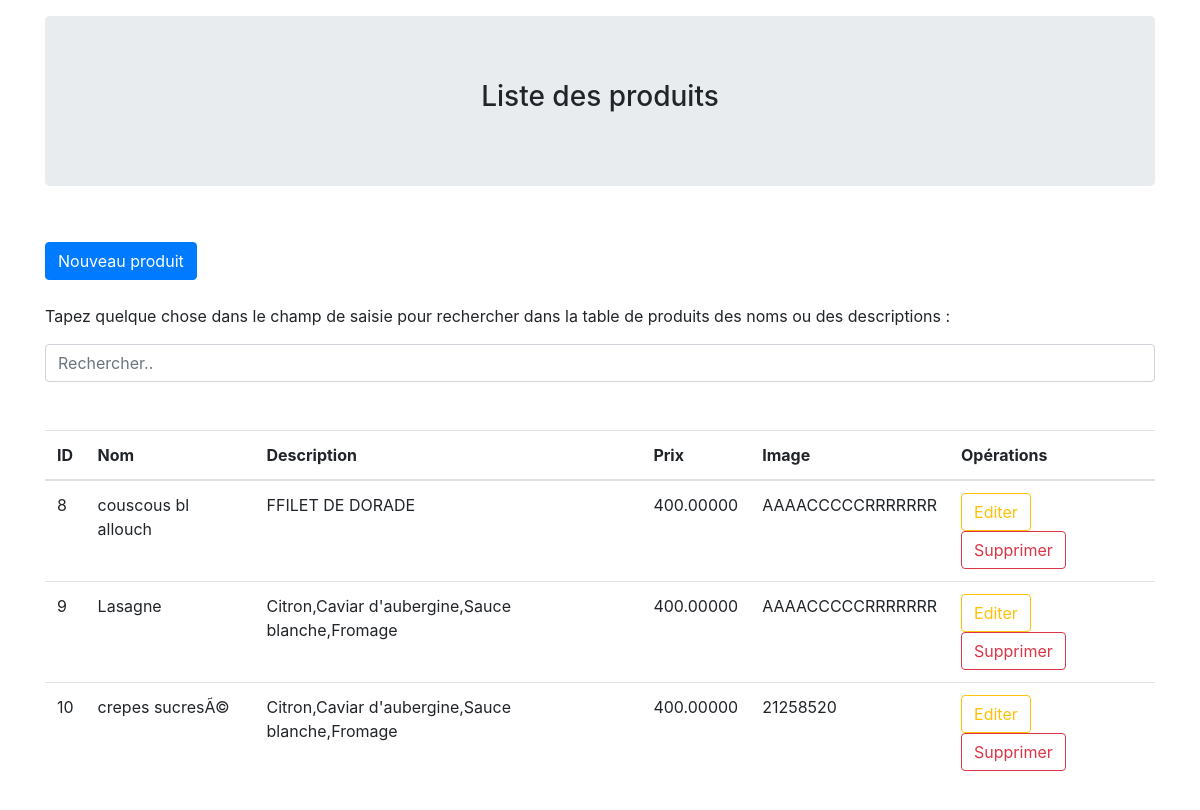
/produit/index.php, run on the app's committed database.
### tables this page shows
CREATE TABLE IF NOT EXISTS `produits` (
  `pid` int(10) NOT NULL AUTO_INCREMENT,
  `nom` varchar(20) NOT NULL,
  `descr` varchar(10000) NOT NULL,
  `prix` double(10,5) NOT NULL,
  `fichier` text NOT NULL,
  PRIMARY KEY (`pid`)
);

### produit/classes/produit.class.php (called while the page is built, shortened)
<?php
    require 'dbconnect.class.php';
    class Produit
    {
        private $cnx;
        public function __construct()
        {
            $db = new BasesDonnees;
            $this->cnx = $db->connectDB();
        }
        public function readAllProduct()
        {
            try {
                $req = 'SELECT * FROM produits';
                $result = $this->cnx->prepare($req);
                $result->execute();
                return $result;
            } catch (PDOException $e) {
                echo $e->getMessage();
            }
        }
    }
?>

### produit/classes/dbconnect.class.php (called while the page is built)
<?php
    class BasesDonnees
    {
        private $dbhost = 'localhost';
        private $dbname = 'foodordering';
        private $dbuser = 'root';
        private $dbpwd = '';
        public $conn = null;
        public function connectDB()
        {
            try {
                $this->conn = new PDO('mysql:host='.$this->dbhost.';dbname='.$this->dbname, $this->dbuser, $this->dbpwd);
            } catch (PDOException $e) {
                echo $e->getMessage();
            }
            return $this->conn;
        }
    }
?>

### produit/index.php (the view, shortened to what this page needs)
<!DOCTYPE html>
<html lang="en">
<head>
    <link rel="stylesheet" href="https://maxcdn.bootstrapcdn.com/bootstrap/4.3.1/css/bootstrap.min.css">
</head>
<body>
    <div class="container py-3">
        <div class="jumbotron text-center">
            <h3>Liste des produits</h3>
        </div>
        <br>
        <a href="create.php" class="btn btn-primary">Nouveau produit</a>
        <br>
        <br>
        <p>Tapez quelque chose dans le champ de saisie pour rechercher dans la table de produits des noms ou des descriptions :</p>
        <input class="form-control" id="myInput" type="text" placeholder="Rechercher..">
        <br>
        <br>
        <table class="table table-hover">
            <thead>
                <tr>
                    <th>ID</th>
                    <th>Nom</th>
                    <th>Description</th>
                    <th>Prix</th>
                    <th>Image</th>
                    <th>Opérations</th>
                </tr>
            </thead>
            <tbody  id="myTable">
                <?php
                    include 'classes/produit.class.php';
                    $produit = new Produit;
                    $listProduits = $produit->readAllProduct();
                    $data = $listProduits->fetchAll();
                    foreach($data as $produitData):
                    ?>
                        <tr>
                            <td><?= $produitData['pid'] ?></td>
                            <td><?= $produitData['nom'] ?></td>
                            <td><?= $produitData['descr'] ?></td>
                            <td><?= $produitData['prix'] ?></td>
                            <td><?= $produitData['fichier'] ?></td>
                            <td>
                                <a href='edit.php?pid=<?= $produitData['pid'] ?>' class="btn btn-outline-warning">Editer</a>&nbsp;&nbsp;
                                <a href='delete.php?pid=<?= $produitData['pid'] ?>' class="btn btn-outline-danger">Supprimer</a>
                            </td>
                        </tr>
                    <?php endforeach ?>
            </tbody>
        </table>
    </div>
</body>
</html>

### data on the page
produits: pid "8", nom "couscous bl allouch", descr "FFILET DE DORADE", prix "400.00000", fichier "AAAACCCCCRRRRRRR"
produits: pid "9", nom "Lasagne", descr "Citron,Caviar d'aubergine,Sauce blanche,Fromage", prix "400.00000", fichier "AAAACCCCCRRRRRRR"
produits: pid "10", nom "crepes sucresÃ©", descr "Citron,Caviar d'aubergine,Sauce blanche,Fromage", prix "400.00000", fichier "21258520"
